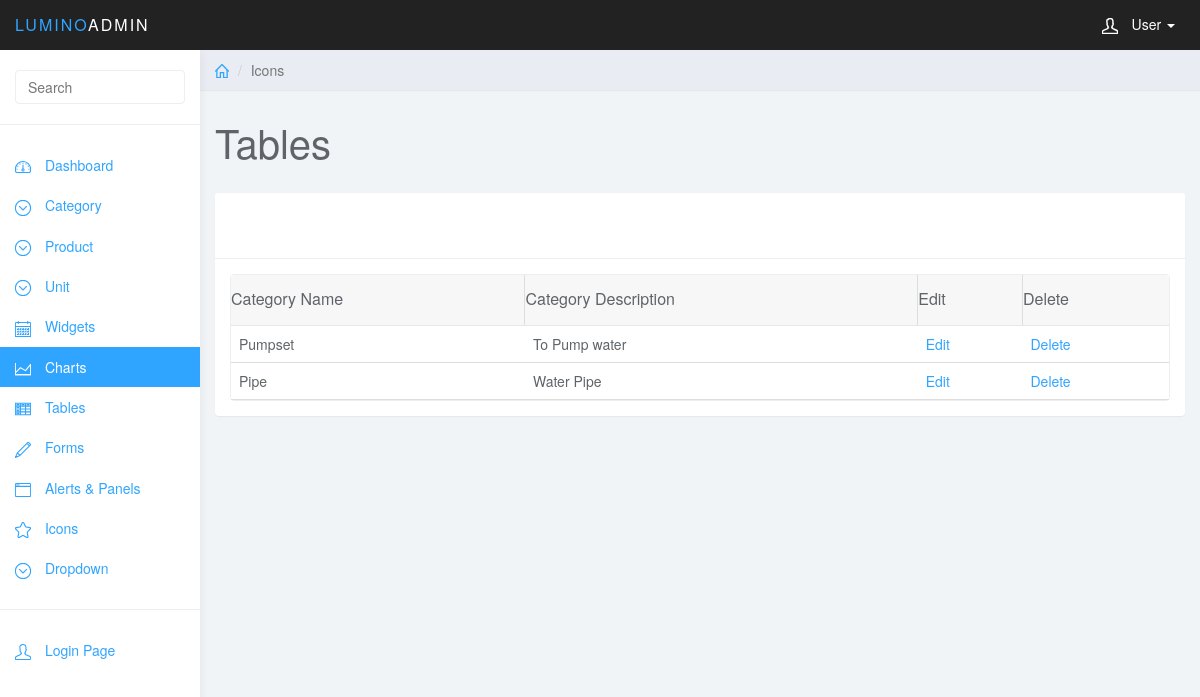
The app's page /admin/view-categories.php, older data.
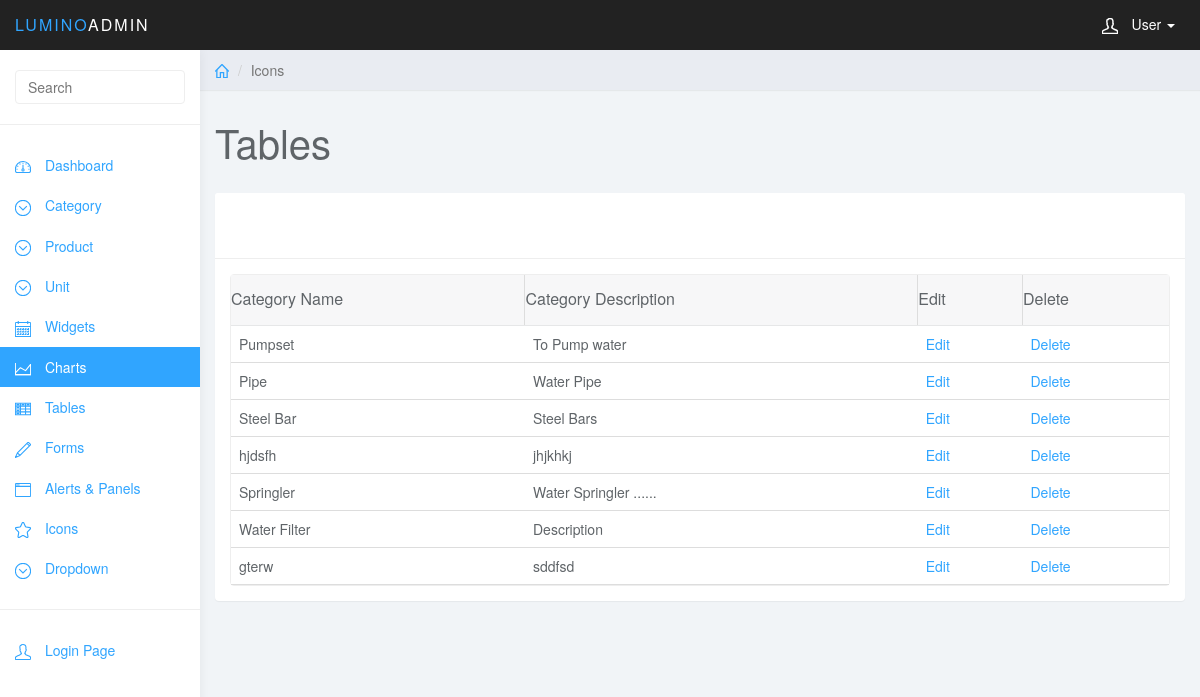
The same page, newer data.
### tables this page shows
CREATE TABLE `category` (
  `id` int(11) NOT NULL,
  `name` varchar(25) NOT NULL,
  `descr` text NOT NULL
);

### app/DB2.php (called while the page is built, shortened)
<?php
class Db
{
	private static $connection;
	function __construct()
	{
		 if(!isset(self::$connection)) {
		 	self::$connection=mysqli_connect("localhost","root","","engineering");
		 	if (!self::$connection) {
		 		die("connection Error");
		 	}else{
		 		return self::$connection;
		 	}
		 }
	}
	function query($sql){
		$result=mysqli_query(self::$connection,$sql);
		return $result;
	}
}
?>

### app/Category.php (called while the page is built, shortened)
<?php
	require_once('DB2.php');
	class Category
	{
		public static function getAll(){
			$db=new Db();
			$sql="SELECT * FROM category";
			$rows=[];
			$result=$db->query($sql);
			if($result){
				while ($r=mysqli_fetch_assoc($result)) {
					array_push($rows, $r);
				}
				return $rows;
			}
			return false;
		}
	}
?>

### admin/view-categories.php (the view, shortened to what this page needs)
<?php
require_once('../app/Category.php');
	$categories=Category::getAll();
?>
<!DOCTYPE html>
<html>
<head>
<link href="css/bootstrap.min.css" rel="stylesheet">
<link href="css/datepicker3.css" rel="stylesheet">
<link href="css/bootstrap-table.css" rel="stylesheet">
<link href="css/styles.css" rel="stylesheet">
</head>
<body>
	<?php include_once('nav-sidebar.php'); ?>
	<div class="col-sm-9 col-sm-offset-3 col-lg-10 col-lg-offset-2 main">
		<div class="row">
			<ol class="breadcrumb">
				<li><a href="#"><svg class="glyph stroked home"><use xlink:href="#stroked-home"></use></svg></a></li>
				<li class="active">Icons</li>
			</ol>
		</div>
		<div class="row">
			<div class="col-lg-12">
				<h1 class="page-header">Tables</h1>
			</div>
		</div>
		<div class="row">
			<div class="col-lg-12">
				<div class="panel panel-default">
					<div class="panel-heading">					<?php
					?></div>
					<div class="panel-body">
						<table data-toggle="table" data-url="tables/data1.json"  data-show-refresh="true" data-show-toggle="true" data-show-columns="true" data-search="true" data-select-item-name="toolbar1" data-pagination="true" data-sort-name="name" data-sort-order="desc">
						    <thead>
						    <tr>
						        <th data-field="state" data-checkbox="true" >Category Name</th>
						        <th data-field="id" data-sortable="true">Category Description</th>
						        <th data-field="name"  data-sortable="true">Edit</th>
						        <th data-field="price" data-sortable="true">Delete</th>
						    </tr>
						    <?php
						    foreach ($categories as $cat) {
						    	echo "<tr>";
						    		echo "<td>".$cat['name']."</td>";
						    		echo "<td>".$cat['descr']."</td>";
						    		echo "<td>"."<a href=\"edit-category.php?id={$cat['id']}\">Edit" ."</a> </td>";
						    		echo "<td>"."<a href=\"delete-category.php?id={$cat['id']}\">Delete"."</a> </td>";
						   		echo "</tr>";
						    }
						    ?>
						    </thead>
						</table>
					</div>
				</div>
			</div>
		</div>
	</div>
</body>
</html>

Row changes from the older to the newer data that the page shows:
added category: name "Steel Bar", descr "Steel Bars"
added category: name "hjdsfh", descr "jhjkhkj"
added category: name "Springler", descr "Water Springler ......"
added category: name "Water Filter", descr "Description"
added category: name "gterw", descr "sddfsd"
